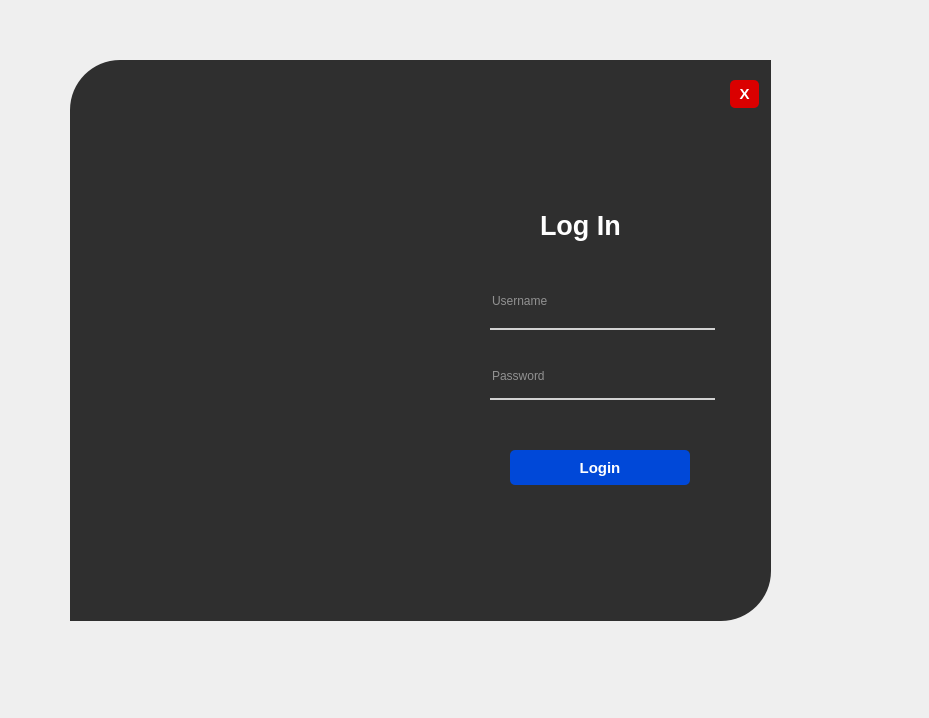
<?xml version="1.0" encoding="UTF-8"?>
<ui version="4.0">
 <class>Form</class>
 <widget class="QWidget" name="Form">
  <property name="geometry">
   <rect>
    <x>0</x>
    <y>0</y>
    <width>929</width>
    <height>718</height>
   </rect>
  </property>
  <property name="windowTitle">
   <string>iSecure</string>
  </property>
  <property name="windowIcon">
   <iconset>
    <normaloff>logo.jpg</normaloff>logo.jpg</iconset>
  </property>
  <widget class="QWidget" name="widget" native="true">
   <property name="geometry">
    <rect>
     <x>30</x>
     <y>30</y>
     <width>791</width>
     <height>621</height>
    </rect>
   </property>
   <widget class="QLabel" name="label">
    <property name="geometry">
     <rect>
      <x>40</x>
      <y>30</y>
      <width>361</width>
      <height>561</height>
     </rect>
    </property>
    <property name="styleSheet">
     <string notr="true">background-color: rgba(47,47,47);
border-top-left-radius: 50px;</string>
    </property>
    <property name="text">
     <string/>
    </property>
   </widget>
   <widget class="QLabel" name="label_2">
    <property name="geometry">
     <rect>
      <x>400</x>
      <y>30</y>
      <width>341</width>
      <height>561</height>
     </rect>
    </property>
    <property name="styleSheet">
     <string notr="true">background-color: rgb(47,47,47,);
border-bottom-right-radius: 50px;</string>
    </property>
    <property name="text">
     <string/>
    </property>
   </widget>
   <widget class="QLabel" name="label_3">
    <property name="geometry">
     <rect>
      <x>50</x>
      <y>150</y>
      <width>371</width>
      <height>351</height>
     </rect>
    </property>
    <property name="styleSheet">
     <string notr="true">border-image: url(:/image/logo.jpg);
border-top-left-radius: 50px;</string>
    </property>
    <property name="text">
     <string/>
    </property>
   </widget>
   <widget class="QLabel" name="label_4">
    <property name="geometry">
     <rect>
      <x>510</x>
      <y>170</y>
      <width>141</width>
      <height>51</height>
     </rect>
    </property>
    <property name="font">
     <font>
      <pointsize>20</pointsize>
      <weight>75</weight>
      <bold>true</bold>
     </font>
    </property>
    <property name="styleSheet">
     <string notr="true">color: rgb(255, 255, 255);</string>
    </property>
    <property name="text">
     <string>Log In</string>
    </property>
   </widget>
   <widget class="QLineEdit" name="lineEdit">
    <property name="geometry">
     <rect>
      <x>460</x>
      <y>250</y>
      <width>225</width>
      <height>50</height>
     </rect>
    </property>
    <property name="styleSheet">
     <string notr="true">background-color: rgba(0,0,0,0);
border: none;
border-bottom: 2px solid rgba(255,255,255,200);
color: rgba(255,255,255,240);
padding-bottom: 7px;
text-color: white;</string>
    </property>
    <property name="placeholderText">
     <string>Username</string>
    </property>
   </widget>
   <widget class="QLineEdit" name="lineEdit_2">
    <property name="geometry">
     <rect>
      <x>460</x>
      <y>330</y>
      <width>225</width>
      <height>40</height>
     </rect>
    </property>
    <property name="styleSheet">
     <string notr="true">background-color: rgba(0,0,0,0);
border: none;
border-bottom: 2px solid rgba(255,255,255,200);
color: rgba(255,255,255,240);
padding-bottom: 7px;
text-color: white;</string>
    </property>
    <property name="placeholderText">
     <string>Password</string>
    </property>
   </widget>
   <widget class="QPushButton" name="pushButton">
    <property name="geometry">
     <rect>
      <x>480</x>
      <y>420</y>
      <width>180</width>
      <height>35</height>
     </rect>
    </property>
    <property name="font">
     <font>
      <pointsize>11</pointsize>
      <weight>75</weight>
      <bold>true</bold>
     </font>
    </property>
    <property name="styleSheet">
     <string notr="true">QPushButton#pushButton {
	background-color: rgb(0, 72, 216);
	color: rgba(255,255,255,255);
	border-radius: 5px;
}

QPushButton#pushButton:hover {
	background-color: rgb(0, 85, 255);
}

QPushButton#pushButton:pressed {
	padding-left: 5px;
	padding-top: 5px;
	background-color: rgb(0, 72, 216);
}</string>
    </property>
    <property name="text">
     <string>Login</string>
    </property>
   </widget>
   <widget class="QPushButton" name="pushButton_2">
    <property name="geometry">
     <rect>
      <x>700</x>
      <y>50</y>
      <width>29</width>
      <height>28</height>
     </rect>
    </property>
    <property name="font">
     <font>
      <pointsize>11</pointsize>
      <weight>75</weight>
      <bold>true</bold>
     </font>
    </property>
    <property name="styleSheet">
     <string notr="true">QPushButton#pushButton_2 {
	border-radius: 5px;
	background-color: rgb(218, 0, 0);
	color: rgba(255,255,255,255);
}

QPushButton#pushButton_2:hover {
	background-color: rgb(245, 0, 0);
}

QPushButton#pushButton_2:pressed {
	padding-left: 5px;
	padding-top: 5px;
	background-color: rgb(218, 0, 0);
}</string>
    </property>
    <property name="text">
     <string>X</string>
    </property>
   </widget>
   <zorder>label</zorder>
   <zorder>label_3</zorder>
   <zorder>label_2</zorder>
   <zorder>label_4</zorder>
   <zorder>lineEdit</zorder>
   <zorder>lineEdit_2</zorder>
   <zorder>pushButton</zorder>
   <zorder>pushButton_2</zorder>
  </widget>
 </widget>
 <resources>
  <include location="res.qrc"/>
 </resources>
 <connections/>
</ui>
